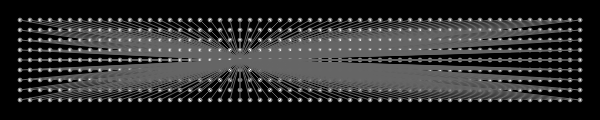
Frame 1 (no input)
Frame 60 (no input): identical to frame 1, image omitted
Frame 120 (the mouse pressed at the canvas centre since frame 60): identical to frame 1, image omitted

The p5.js sketch that drew this single still picture (run headless with seeded random() and noise() and a simulated clock; from frame 60 on, the mouse is pressed at the canvas centre):

// p5.js sketch
// ── sketch.js

function setup() {
  createCanvas(600, 120);
  fill(255);
  stroke(102);
}

function draw() {
  background(0);
  for (var y = 20; y <= height-20; y += 10) {
    for (var x = 20; x <= width-20; x += 10) {
      ellipse(x, y, 4, 4);
      // Draw a line to the center of the display
      line(x, y, 240, 60);
    }
  }
}
